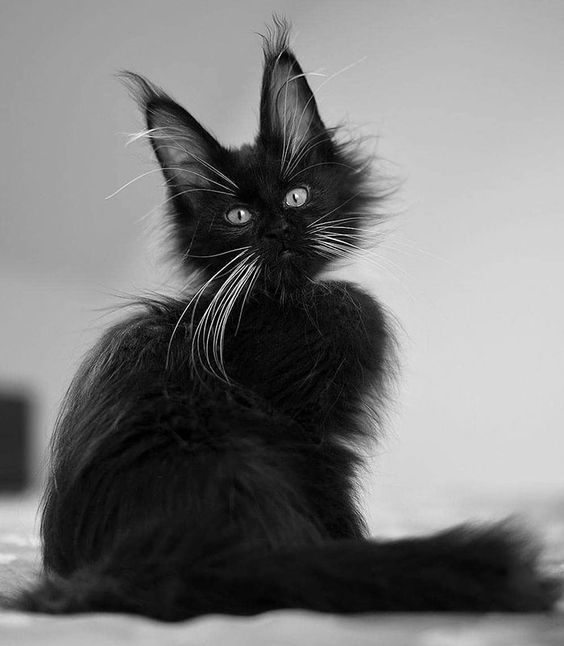
#> input picture escuela6to/alacran_byn.png, 564 x 646 px, found by its file name
$ python cv2_imshow.py
#> lines starting #> are read from the running program, lines starting #| are printed output that depends on the picture; after the words box and inside, x2 and y2 are one past the last pixel; in counts of white or black regions, pixels touching at a corner belong together


import cv2
import numpy as np

# Reading the image from the present directory
image = cv2.imread("D:\Practicas_Python\escuela6to/alacran_byn.png")
#> image is the input picture: shape (646, 564, 3); min 0, max 255, mean 120.1

# Resizing the image for compatibility
image = cv2.resize(image, (400, 500))
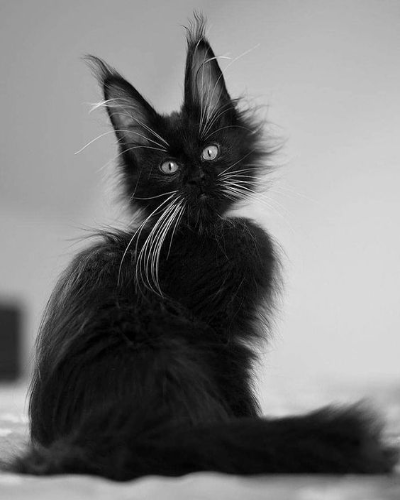
#> image: shape (500, 400, 3); min 0, max 249, mean 120

# The initial processing of the image
image_bw = cv2.cvtColor(image, cv2.COLOR_BGR2GRAY)

# The declaration of CLAHE
clahe = cv2.createCLAHE(clipLimit=1, tileGridSize=(4, 4))
img_clahe = clahe.apply(image_bw) +7 #Aqui aumento se juntan islas y sucede que aumenta lo blanco
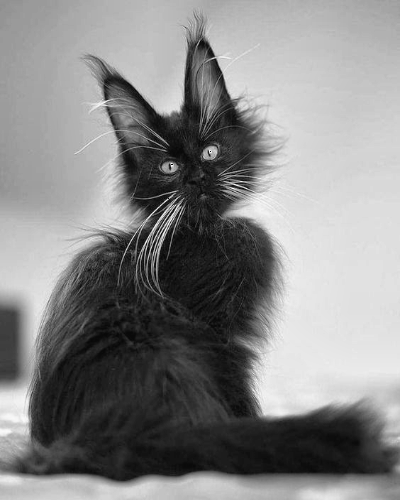
#> img_clahe: shape (500, 400); min 0, max 255, mean 134.5

# Ordinary thresholding the same image
umbral, img_bin = cv2.threshold(img_clahe, 16, 255, cv2.THRESH_BINARY)
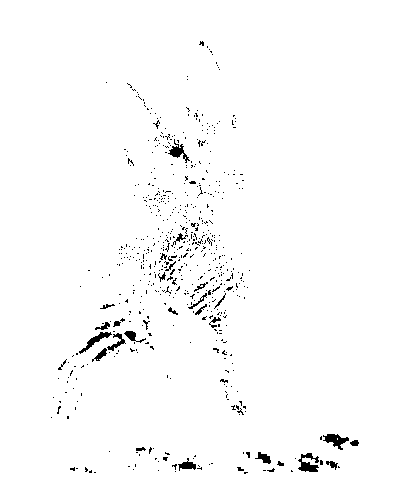
#> img_bin: shape (500, 400); 98.2% white; 608 black regions (580 under 20 px), largest, box (x1, y1, x2, y2) and area: (298, 453, 319, 472) 225, (323, 434, 349, 450) 202, (79, 332, 112, 354) 177

# Aplicar operación de dilatación para cerrar los espacios negros entre mayor mas blanco menor mas negro
kernel = np.ones((3, 3), np.uint8)
img_dilated = cv2.dilate(img_bin, kernel, iterations=3)  # Mayor iteraciones mas negro fuera de la mama
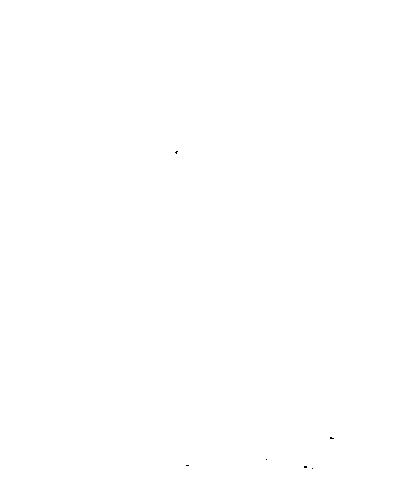
#> img_dilated: shape (500, 400); 100% white; black in thin lines or dots, all inside (x1, y1, x2, y2) = (175, 151, 334, 469)

# Aplicar operación de erosión para aislar la región de la mama, aumenta lo negro y separa
img_eroded = cv2.erode(img_dilated, kernel, iterations=6)
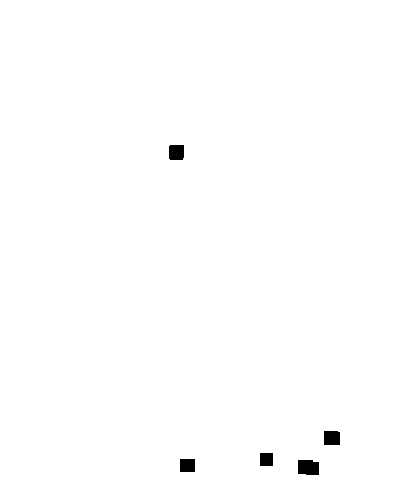
#> img_eroded: shape (500, 400); 99.4% white; 5 black regions, box (x1, y1, x2, y2) and area: (298, 460, 319, 475) 295, (324, 431, 340, 445) 222, (169, 145, 184, 160) 221, (180, 459, 195, 472) 195, (260, 453, 273, 466) 169

# Mostrar la imagen procesada
cv2.imshow("CLAHE image", img_clahe)
cv2.imshow('Imagen blanco y negro', img_eroded)


cv2.waitKey(0)
cv2.destroyAllWindows()

$ run again, with escuela6to/mamo.png copied over escuela6to/alacran_byn.png
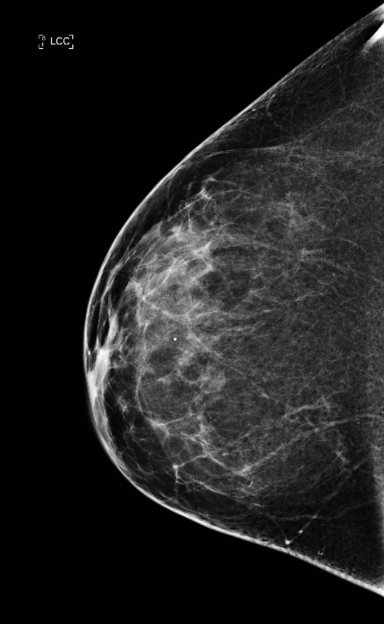
#> input picture escuela6to/mamo.png, 768 x 1248 px, found by its file name (shown at 1/2 size)
#> image is the input picture: shape (1248, 768, 3); min 0, max 255, mean 31.7
#> image: shape (500, 400, 3)
#> `umbral, img_bin = cv2.threshold(img_clahe, 16, 255, cv2.THRESH_BINARY)`:
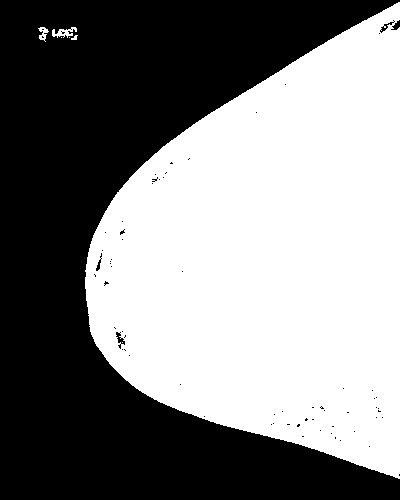
#> img_bin: shape (500, 400); 51% white; 69 black regions (64 under 20 px), largest, box (x1, y1, x2, y2) and area: (0, 0, 400, 500) 97686, (116, 332, 125, 349) 64, (391, 20, 400, 30) 47, (380, 20, 395, 33) 46, (96, 253, 102, 271) 37
#> img_dilated: shape (500, 400); 53.1% white; 1 black region, box (x1, y1, x2, y2) and area: (0, 0, 400, 500) 93819
#> `img_eroded = cv2.erode(img_dilated, kernel, iterations=6)`:
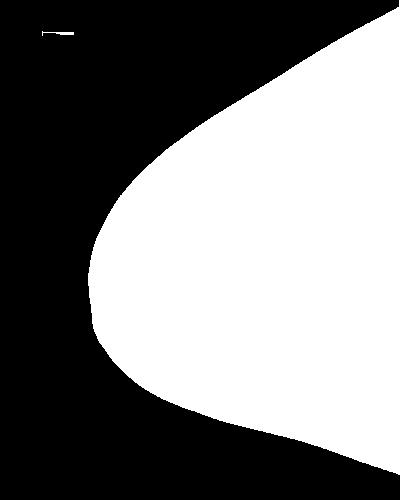
#> img_eroded: shape (500, 400); 49.4% white; 2 white regions, box (x1, y1, x2, y2) and area: (88, 0, 400, 475) 98773, (42, 31, 74, 36) 68

$ run again, with escuela6to/manox.png copied over escuela6to/alacran_byn.png
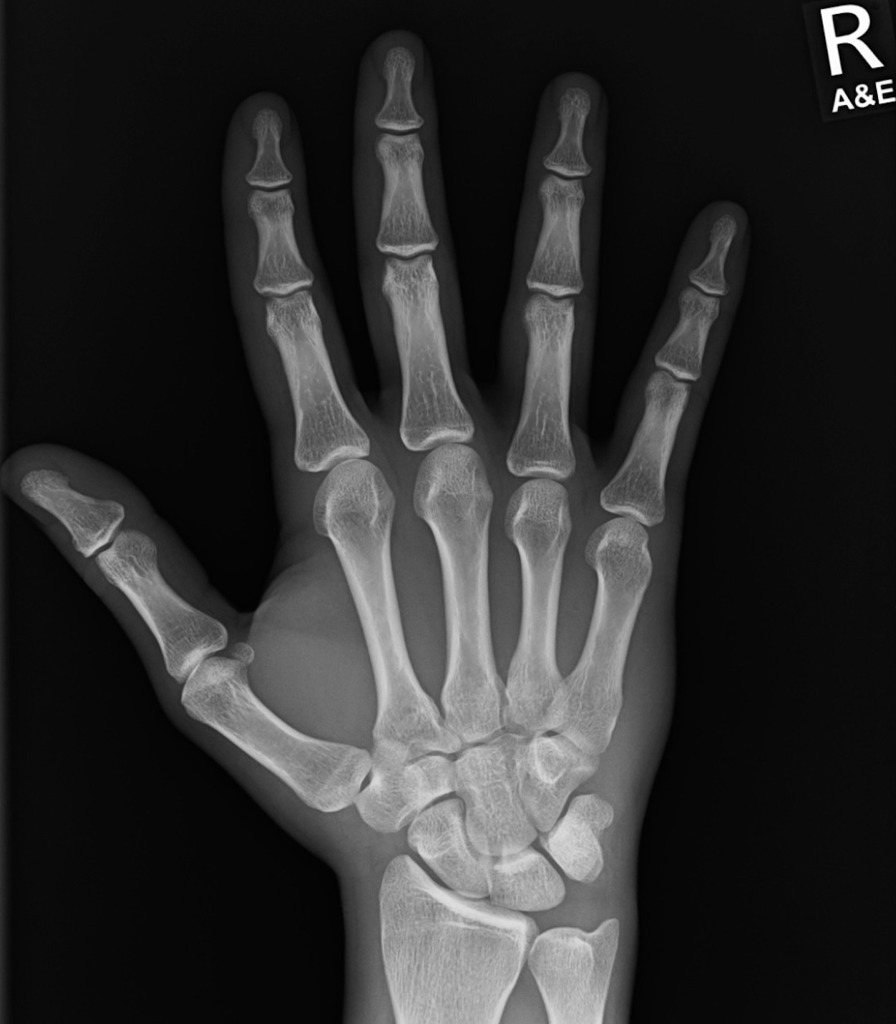
#> input picture escuela6to/manox.png, 896 x 1024 px, found by its file name
#> image is the input picture: shape (1024, 896, 3); min 0, max 255, mean 46.5
#> image: shape (500, 400, 3)
#> `umbral, img_bin = cv2.threshold(img_clahe, 16, 255, cv2.THRESH_BINARY)`:
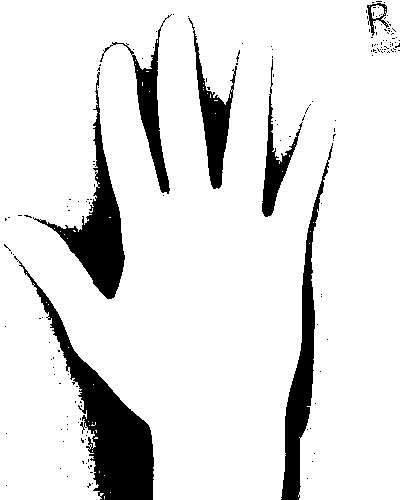
#> img_bin: shape (500, 400); 88.3% white; 166 black regions (159 under 20 px), largest, box (x1, y1, x2, y2) and area: (14, 256, 154, 500) 7730, (33, 72, 125, 299) 4821, (281, 143, 333, 500) 4252
#> img_dilated: shape (500, 400); 93.7% white; 11 black regions (4 under 20 px), largest, box (x1, y1, x2, y2) and area: (67, 351, 151, 500) 5158, (68, 146, 121, 295) 2886, (285, 265, 312, 500) 2109
#> `img_eroded = cv2.erode(img_dilated, kernel, iterations=6)`:
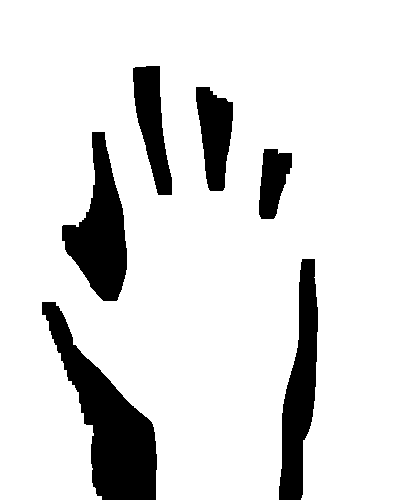
#> img_eroded: shape (500, 400); 86.5% white; 6 black regions, box (x1, y1, x2, y2) and area: (42, 302, 157, 500) 8837, (62, 132, 127, 301) 5724, (279, 259, 318, 500) 5314, (133, 66, 172, 195) 2815, (196, 87, 233, 191) 2646, (259, 149, 292, 219) 1599
